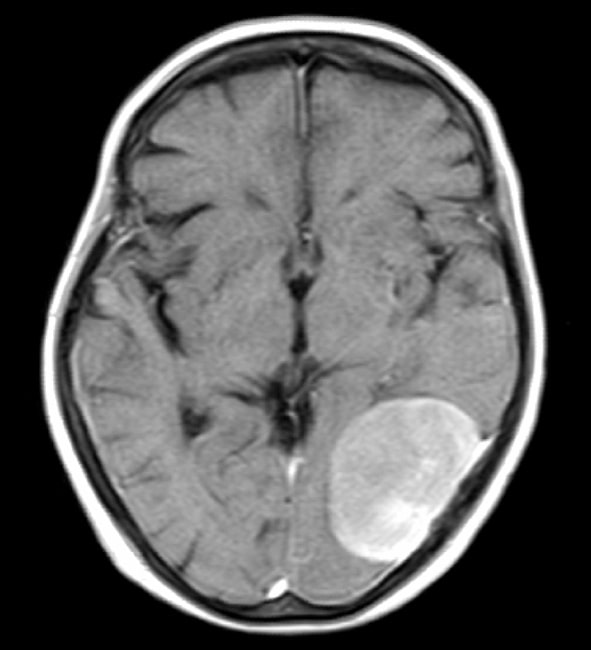
%> input picture m3.jpg, 591 x 650 px
$ octave braintumor.m   (GNU Octave 9; MATLAB toolbox functions it lacks are replaced by stand-ins)
%> lines starting %> are read from the running program, lines starting %| are printed output that depends on the picture; in (x1, y1, x2, y2) boxes, pixels count from 0 and x2, y2 are one past the last pixel; in counts of white or black regions, pixels touching at a corner belong together; the program's own positions count from 1
%> the answer given: m3.jpg
%> further down, s is the input picture: size 650x591x3 uint8; min 0, max 255, mean 87.8
### anisodiff.m
function diff_im = anisodiff(im, num_iter, delta_t, kappa, option)
%> called with num_iter = 10, delta_t = 0.143, kappa = 15, option = 2
fprintf('Removing noise\n');


fprintf('Filtering Completed !!');

% Convert input image to double.
im = double(im);

% PDE (partial differential equation) initial condition.
diff_im = im;

% Center pixel distances.
dx = 1;
dy = 1;
dd = sqrt(2);

% 2D convolution masks - finite differences.
hN = [0 1 0; 0 -1 0; 0 0 0];
hS = [0 0 0; 0 -1 0; 0 1 0];
hE = [0 0 0; 0 -1 1; 0 0 0];
hW = [0 0 0; 1 -1 0; 0 0 0];
hNE = [0 0 1; 0 -1 0; 0 0 0];
hSE = [0 0 0; 0 -1 0; 0 0 1];
hSW = [0 0 0; 0 -1 0; 1 0 0];
hNW = [1 0 0; 0 -1 0; 0 0 0];

% Anisotropic diffusion.
for t = 1:num_iter

        % Finite differences. [imfilter(.,.,'conv') can be replaced by conv2(.,.,'same')]
        nablaN = imfilter(diff_im,hN,'conv');
        nablaS = imfilter(diff_im,hS,'conv');
        nablaW = imfilter(diff_im,hW,'conv');
        nablaE = imfilter(diff_im,hE,'conv');
        nablaNE = imfilter(diff_im,hNE,'conv');
        nablaSE = imfilter(diff_im,hSE,'conv');
        nablaSW = imfilter(diff_im,hSW,'conv');
        nablaNW = imfilter(diff_im,hNW,'conv');

        % Diffusion function.
        if option == 1
            cN = exp(-(nablaN/kappa).^2);
            cS = exp(-(nablaS/kappa).^2);
            cW = exp(-(nablaW/kappa).^2);
            cE = exp(-(nablaE/kappa).^2);
            cNE = exp(-(nablaNE/kappa).^2);
            cSE = exp(-(nablaSE/kappa).^2);
            cSW = exp(-(nablaSW/kappa).^2);
            cNW = exp(-(nablaNW/kappa).^2);
        elseif option == 2
            cN = 1./(1 + (nablaN/kappa).^2);
            cS = 1./(1 + (nablaS/kappa).^2);
            cW = 1./(1 + (nablaW/kappa).^2);
            cE = 1./(1 + (nablaE/kappa).^2);
            cNE = 1./(1 + (nablaNE/kappa).^2);
            cSE = 1./(1 + (nablaSE/kappa).^2);
            cSW = 1./(1 + (nablaSW/kappa).^2);
            cNW = 1./(1 + (nablaNW/kappa).^2);
        end

        % Discrete PDE solution.
        diff_im = diff_im + ...
                  delta_t*(...
                  (1/(dy^2))*cN.*nablaN + (1/(dy^2))*cS.*nablaS + ...
                  (1/(dx^2))*cW.*nablaW + (1/(dx^2))*cE.*nablaE + ...
                  (1/(dd^2))*cNE.*nablaNE + (1/(dd^2))*cSE.*nablaSE + ...
                  (1/(dd^2))*cSW.*nablaSW + (1/(dd^2))*cNW.*nablaNW );


end
%> this loop made 10 passes
%> pass 1, in anisodiff, `nablaW = imfilter(diff_im,hW,'conv');`:
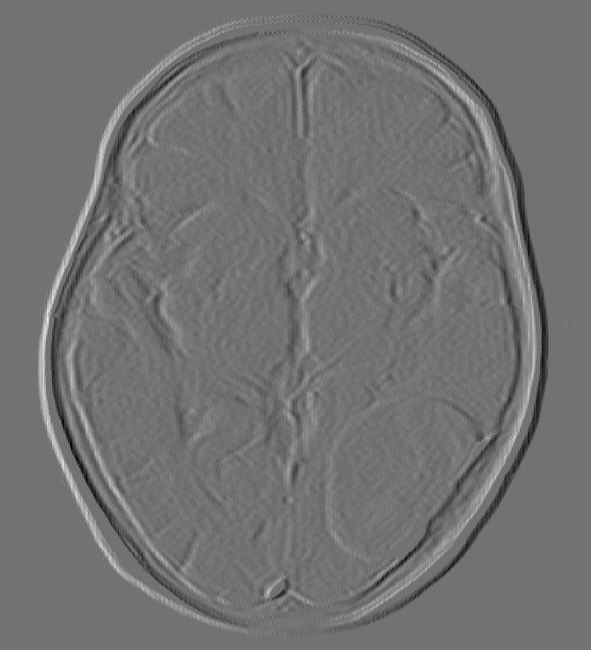
%> nablaW: size 650x591x3 double; min -62, max 76, mean 0; drawn with min black and max white
%> pass 1, in anisodiff, `nablaE = imfilter(diff_im,hE,'conv');`:
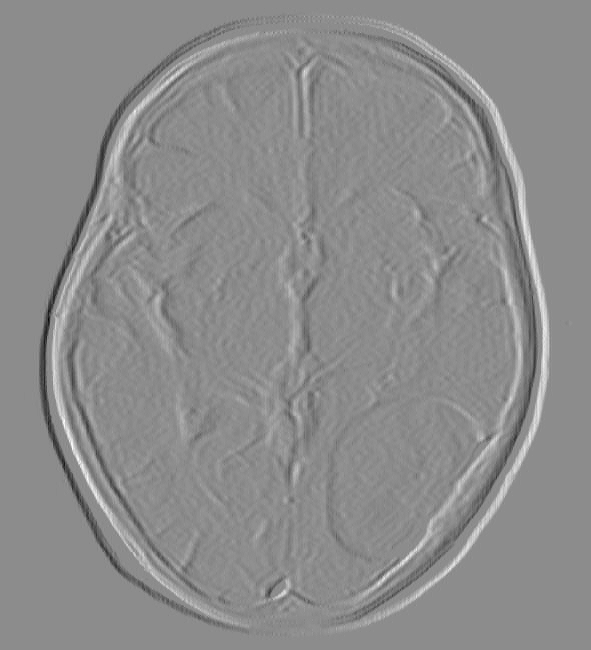
%> nablaE: size 650x591x3 double; min -76, max 62, mean 0; drawn with min black and max white
%> after the loop:
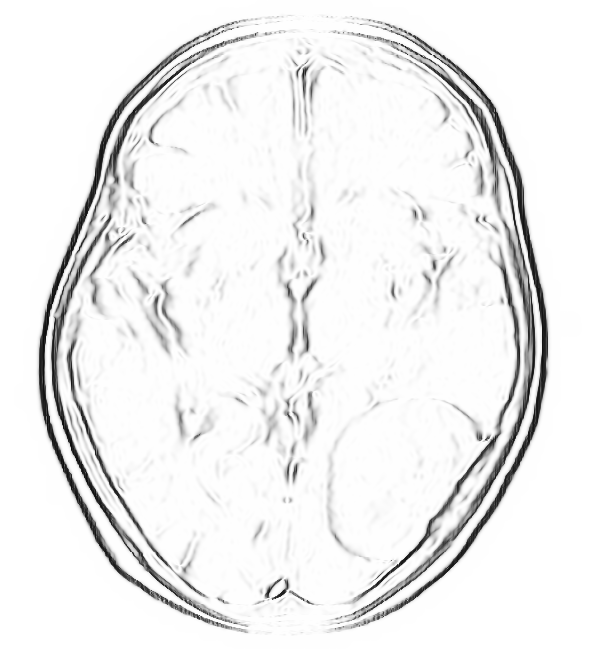
%> cW: size 650x591x3 double; min 0.0351, max 1, mean 0.941; mean of the top-left, top-right, bottom-left and bottom-right quarters 0.944, 0.941, 0.939, 0.94

### braintumor.m
clc
close all
clear all

%% Input
[I,path]=uigetfile('*.jpg','select a input image');
str=strcat(path,I);
s=imread(str);

figure(1);
imshow(s);
title('Input image','FontSize',10);

%% Filter
num_iter = 10;
    delta_t = 1/7;
    kappa = 15;
    option = 2;
    disp('Preprocessing image please wait . . .');

    inp = anisodiff(s,num_iter,delta_t,kappa,option);
    inp = uint8(inp);

inp=imresize(inp,[256,256]);
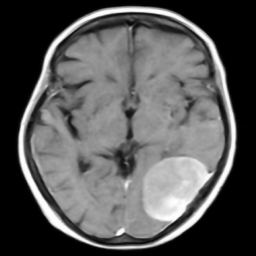
%> inp: size 256x256x3 uint8; min 0, max 254, mean 87.8
if size(inp,3)>1
    inp=rgb2gray(inp);
%> inp: size 256x256 uint8
end
figure(2);
imshow(inp);
title('Filtered image','FontSize',20);

%% thresholding
sout=imresize(inp,[256,256]);
t0=mean(s(:));
%> t0 = 87.81
th=t0+((max(inp(:))+min(inp(:)))./2);
%> th = 215
for i=1:1:size(inp,1)
    for j=1:1:size(inp,2)
        if inp(i,j)>th
            sout(i,j)=1;
        else
            sout(i,j)=0;
        end
    end
end
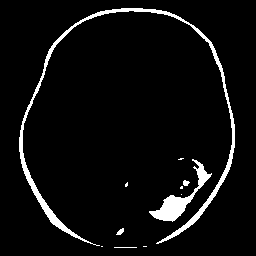
%> sout: size 256x256 uint8; values 0 (black) and 1 (white), 5.3% white; 11 white regions (6 under 20 px)

%% Morphological Operation

label=bwlabel(sout);
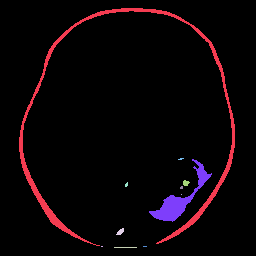
%> label: size 256x256 double; 12 distinct labels, from 0 to 11; one colour per label, 0 black
stats=regionprops(logical(sout),'Solidity','Area','BoundingBox');
%> stats = 11 regions; largest, box (x1, y1, x2, y2), Area and Solidity: (19, 8, 235, 246) 2435 0.0592, (149, 159, 212, 222) 888 0.491, (116, 228, 124, 235) 33 0.943, (183, 180, 190, 186) 30 0.938, (114, 247, 137, 248) 23 1
density=[stats.Solidity];
%> density = [0.0592 1 1 0.943 1 1 0.491 0.8 1 1 0.938]
area=[stats.Area];
%> area = [2435 2 23 33 11 4 888 8 8 1 30]
high_dense_area=density>0.7;
%> high_dense_area = [false true true true true true false true true true true]
max_area=max(area(high_dense_area));
%> max_area = 33
tumor_label=find(area==max_area);
%> tumor_label = 4
tumor=ismember(label,tumor_label);
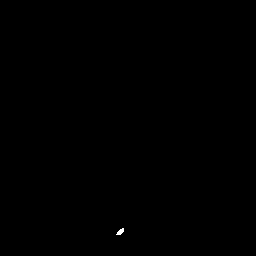
%> tumor: size 256x256 logical; 0.05% white; 1 white region, box (x1, y1, x2, y2) and area: (116, 228, 124, 235) 33

if max_area>200
   figure(3);
   imshow(tumor)
   title('tumor alone','FontSize',20);
else
    h = msgbox('No Tumor!!','status');
    %disp('no tumor');
    return;
end

%% Bounding box

box = stats(tumor_label);
wantedBox = box.BoundingBox;
figure
imshow(inp);
title('Bounding Box','FontSize',20);
hold on;
rectangle('Position',wantedBox,'EdgeColor','y');
hold off;


%% Getting Tumor Outline - image filling, eroding, subtracting
% erosion the walls by a few pixels

dilationAmount = 5;
rad = floor(dilationAmount);
[r,c] = size(tumor);
filledImage = imfill(tumor, 'holes');

for i=1:r
   for j=1:c
       x1=i-rad;
       x2=i+rad;
       y1=j-rad;
       y2=j+rad;
       if x1<1
           x1=1;
       end
       if x2>r
           x2=r;
       end
       if y1<1
           y1=1;
       end
       if y2>c
           y2=c;
       end
       erodedImage(i,j) = min(min(filledImage(x1:x2,y1:y2)));
   end
end
figure
imshow(erodedImage);
title('eroded image','FontSize',20);

%% subtracting eroded image from original BW image

tumorOutline=tumor;
tumorOutline(erodedImage)=0;

figure;
imshow(tumorOutline);
title('Tumor Outline','FontSize',10);

%% Inserting the outline in filtered image in red color

rgb = inp(:,:,[1 1 1]);
red = rgb(:,:,1);
red(tumorOutline)=255;
green = rgb(:,:,2);
green(tumorOutline)=0;
blue = rgb(:,:,3);
blue(tumorOutline)=0;

tumorOutlineInserted(:,:,1) = red;
tumorOutlineInserted(:,:,2) = green;
tumorOutlineInserted(:,:,3) = blue;


figure
imshow(tumorOutlineInserted);
title('Detected Tumer','FontSize',10);

%% Display Together

figure
subplot(231);imshow(s);title('Input image','FontSize',10);
subplot(232);imshow(inp);title('Filtered image','FontSize',10);

subplot(233);imshow(inp);title('Bounding Box','FontSize',10);
hold on;rectangle('Position',wantedBox,'EdgeColor','y');hold off;

subplot(234);imshow(tumor);title('tumor alone','FontSize',10);
subplot(235);imshow(tumorOutline);title('Tumor Outline','FontSize',10);
subplot(236);imshow(tumorOutlineInserted);title('Detected Tumor','FontSize',10);
